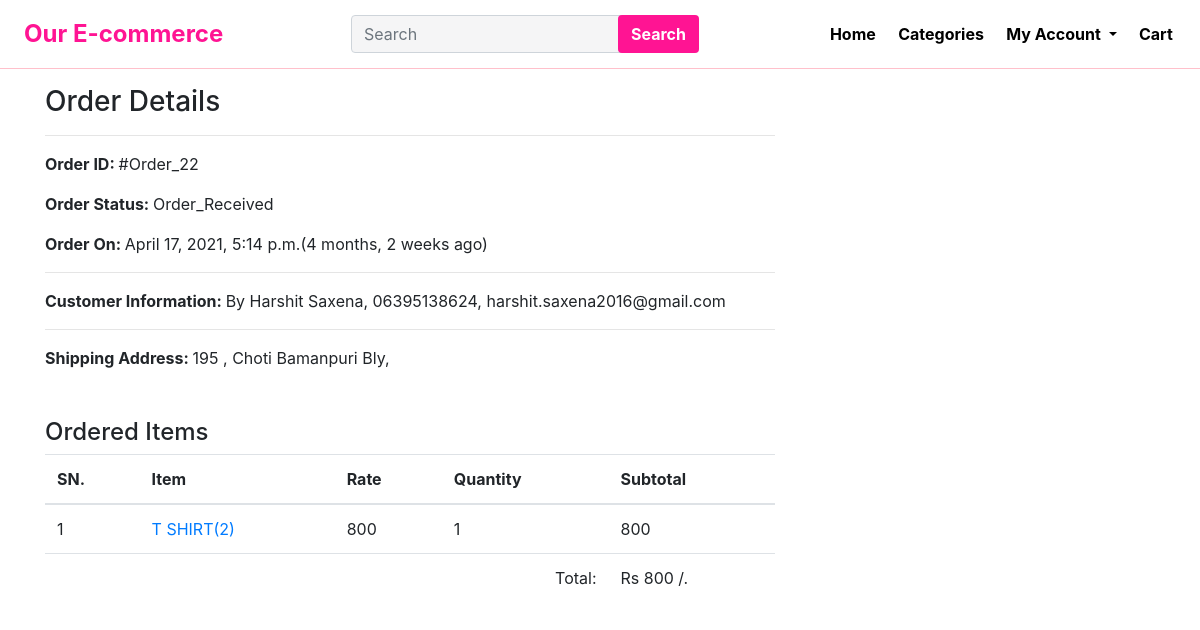
Page /profile/order-22/ (signed in) on the earlier database version.
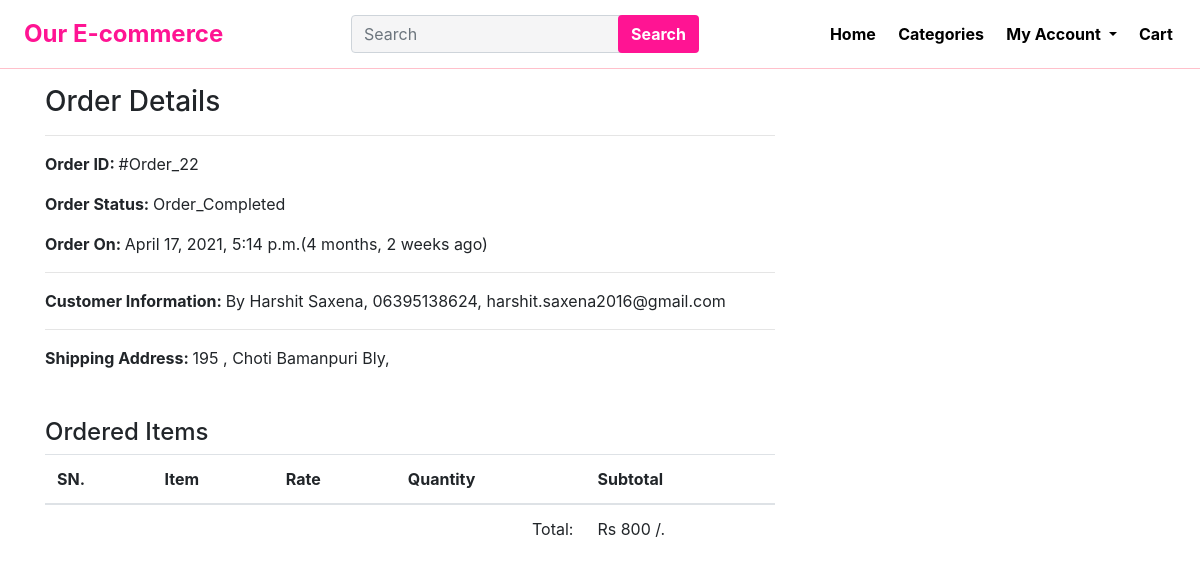
Same page on the later database version.
### EShop/models.py (models this page shows, shortened)
class Order(models.Model):
    cart = models.OneToOneField(Cart, on_delete=models.CASCADE)
    ordered_by = models.CharField(max_length=200)
    shipping_address = models.CharField(max_length=200)
    mobile = models.CharField(max_length=20)
    email = models.EmailField(null=True, blank=True)
    subtotal = models.PositiveIntegerField()
    discount = models.PositiveIntegerField()
    total = models.PositiveIntegerField()
    order_status = models.CharField(max_length=100, choices=view_status)
    created_at = models.DateTimeField(auto_now_add=True)

class CartProduct(models.Model):
    cart = models.ForeignKey(Cart, on_delete=models.CASCADE)
    product = models.ForeignKey(Product, on_delete=models.CASCADE)
    rate = models.PositiveIntegerField()
    quantity = models.PositiveIntegerField()
    subtotal = models.PositiveIntegerField()

class Product(models.Model):
    title = models.CharField(max_length=200)
    slug = models.SlugField(unique=True)
    category = models.ForeignKey(Category, on_delete=models.CASCADE)
    image = models.ImageField(upload_to='product')
    marked_price = models.PositiveIntegerField()
    selling_price = models.PositiveIntegerField()
    description = models.TextField()
    warranty = models.CharField(max_length=300, null=True, blank=True)
    return_policy = models.CharField(max_length=300, null=True, blank=True)
    view_count = models.PositiveIntegerField(default=0)

### EShop/views.py (the view)
# urls.py: path('profile/order-<int:pk>/', CustomerOrderDetailView.as_view(),
class CustomerOrderDetailView(DetailView):
    template_name = 'customerorderdetail.html'
    model = Order
    context_object_name = 'obj_obj'
    def dispatch(self, request, *args, **kwargs):
        if request.user.is_authenticated and Customer.objects.filter(user=request.user).exists():
            order_id = self.kwargs['pk']
            order = Order.objects.get(id=order_id)
            if request.user.customer != order.cart.customer:
                return redirect('EShop:customerprofile')
        else:
            return redirect("/login/?next=/profile/")
        return super().dispatch(request, *args, **kwargs)

### templates/customerorderdetail.html (shortened to what this page needs)
{% extends 'base.html' %}
{% load humanize %}
{% block body %}
    <div class="container">
        <div class="row">
            <div class="col-md-8">
                <h3 class="mt-3">Order Details</h3><hr>
                <p><span class="font-weight-bold">Order ID: </span>#Order_{{obj_obj.id}}</p>
                <p><span class="font-weight-bold">Order Status: </span>{{obj_obj.order_status}}</p>
                <p><span class="font-weight-bold">Order On: </span>{{obj_obj.created_at}}({{obj_obj.created_at|timesince}} ago)</p><hr>
                <p><span class="font-weight-bold">Customer Information: </span> By {{ obj_obj.ordered_by }},  {{ obj_obj.mobile}}, {{ obj_obj.email}}  </p><hr>
                <p><span class="font-weight-bold">Shipping Address: </span>{{ obj_obj.shipping_address }}</p><br>
                <h4 class="mt-2">Ordered Items</h4>
                <table class="table">
                    <thead>
                        <tr>
                            <th>SN.</th>
                            <th>Item</th>
                            <th>Rate</th>
                            <th>Quantity</th>
                            <th>Subtotal</th>
                        </tr>
                    </thead>
                    <tbody>
                        {% for cp in obj_obj.cart.cartproduct_set.all  %}
                        <tr>
                            <td> {{forloop.counter}} </td>
                            <td><a target="_blank" href="{% url 'EShop:productdetail' cp.product.slug %}"> {{cp.product.title}}({{cp.product.id}}) </a></td>
                            <td> {{cp.rate}} </td>
                            <td> {{cp.quantity}} </td>
                            <td> {{cp.subtotal}} </td>
                        </tr>
                        {% endfor %}
                        <tr>
                            <td colspan="4" class="text-right">Total: </td>
                            <td>Rs {{obj_obj.total|intcomma}} /.</td>
                        </tr>
                    </tbody>
                </table>
            </div>
        </div>
    </div>
{% endblock %}

Differences in the rows shown:
removed CartProduct: product "T SHIRT", product.id "2", rate "800", quantity "1", subtotal "800"
changed Order "Harshit Saxena": order_status "Order_Received" → "Order_Completed"
